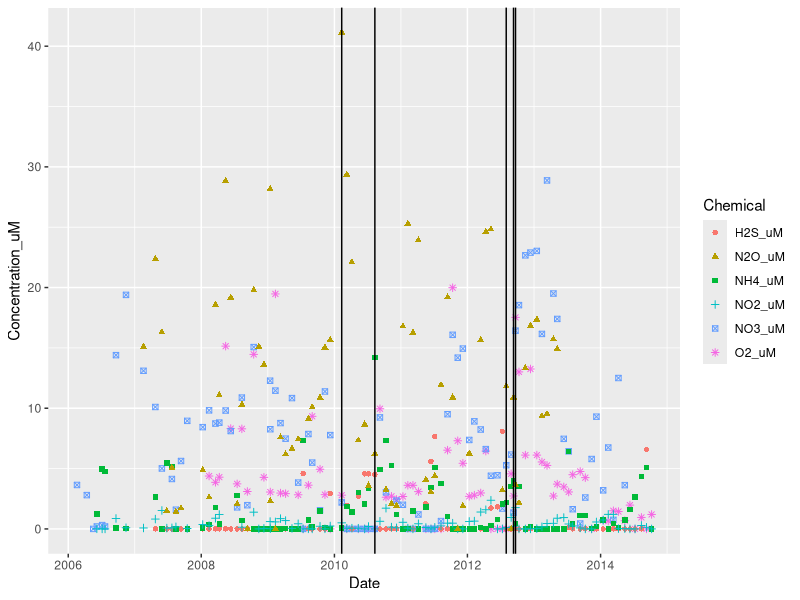
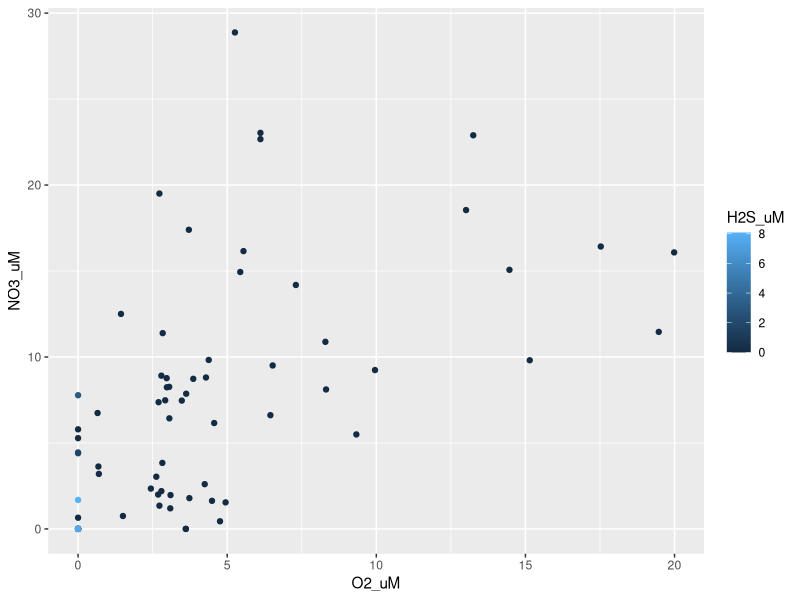
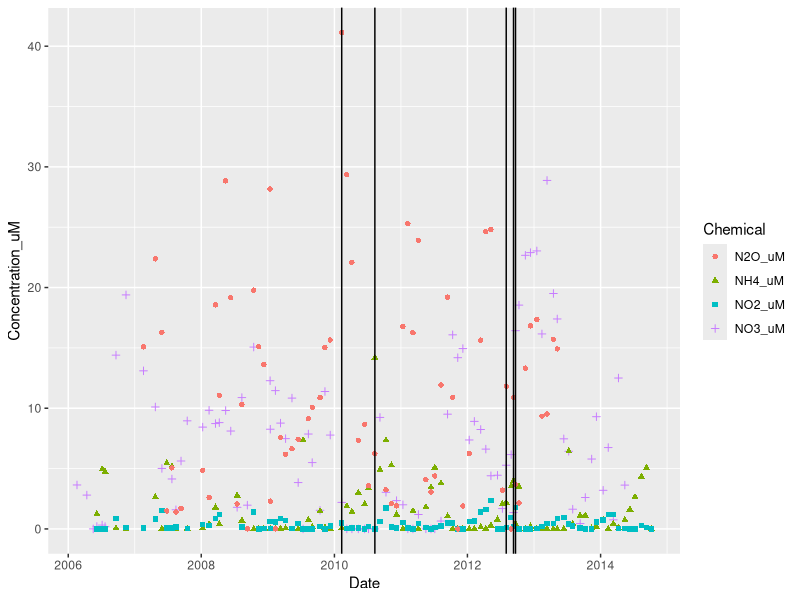

Reproduce these figures in R, in order.
#Load packages
library(tidyverse)
library(ggplot2)

#Load data
raw_dat <- read_csv('data/Saanich_Data.csv', col_names=TRUE)

#Keep data for at 150m
proj_dat <- raw_dat %>% 
  mutate(Depth_m = Depth * 1000) %>%
  filter(Depth_m == 150) %>%
  dplyr::rename(O2_uM=WS_O2, NO3_uM=WS_NO3, H2S_uM=WS_H2S, PO4_uM=WS_PO4, NH4_uM=Mean_NH4, NO2_uM=Mean_NO2, N2O_uM=Mean_N2O) %>%
  dplyr::select(Date, Cruise, SI, O2_uM, PO4_uM, NO3_uM, H2S_uM, NH4_uM, NO2_uM, Mean_N2, Mean_O2, Mean_co2, N2O_uM, Mean_CH4, Temperature, Salinity, Density)

chemicals_of_interest <- proj_dat %>%
  dplyr::select(Date, O2_uM, NO3_uM, H2S_uM, NH4_uM, NO2_uM, N2O_uM)

cruise_dates_mags <- proj_dat %>%
  filter(Cruise %in% c(42, 48, 72, 74, 75))

#Graph [molecules] vs date
chemicals_of_interest %>% 
  gather(key="Chemical", value="Concentration_uM", -Date, na.rm=TRUE) %>%
  ggplot() + 
  geom_point(aes(x=Date, y=Concentration_uM, color=Chemical, shape=Chemical)) +
  geom_vline(xintercept=cruise_dates_mags$Date[1:5])

chemicals_of_interest %>%
  arrange(H2S_uM) %>%  
  filter(!is.na(H2S_uM)) %>%
  ggplot() + 
  geom_point(aes(x=O2_uM, y=NO3_uM, color=H2S_uM))

nitrogen_related_chemicals <- chemicals_of_interest %>%
  dplyr::select(Date, NO3_uM, NH4_uM, NO2_uM, N2O_uM) 

nitrogen_related_chemicals %>%
  gather(key="Chemical", value="Concentration_uM", -Date, na.rm=TRUE) %>%
  ggplot() + 
  geom_point(aes(x=Date, y=Concentration_uM, color=Chemical, shape=Chemical))+
  geom_vline(xintercept=cruise_dates_mags$Date[1:5])
